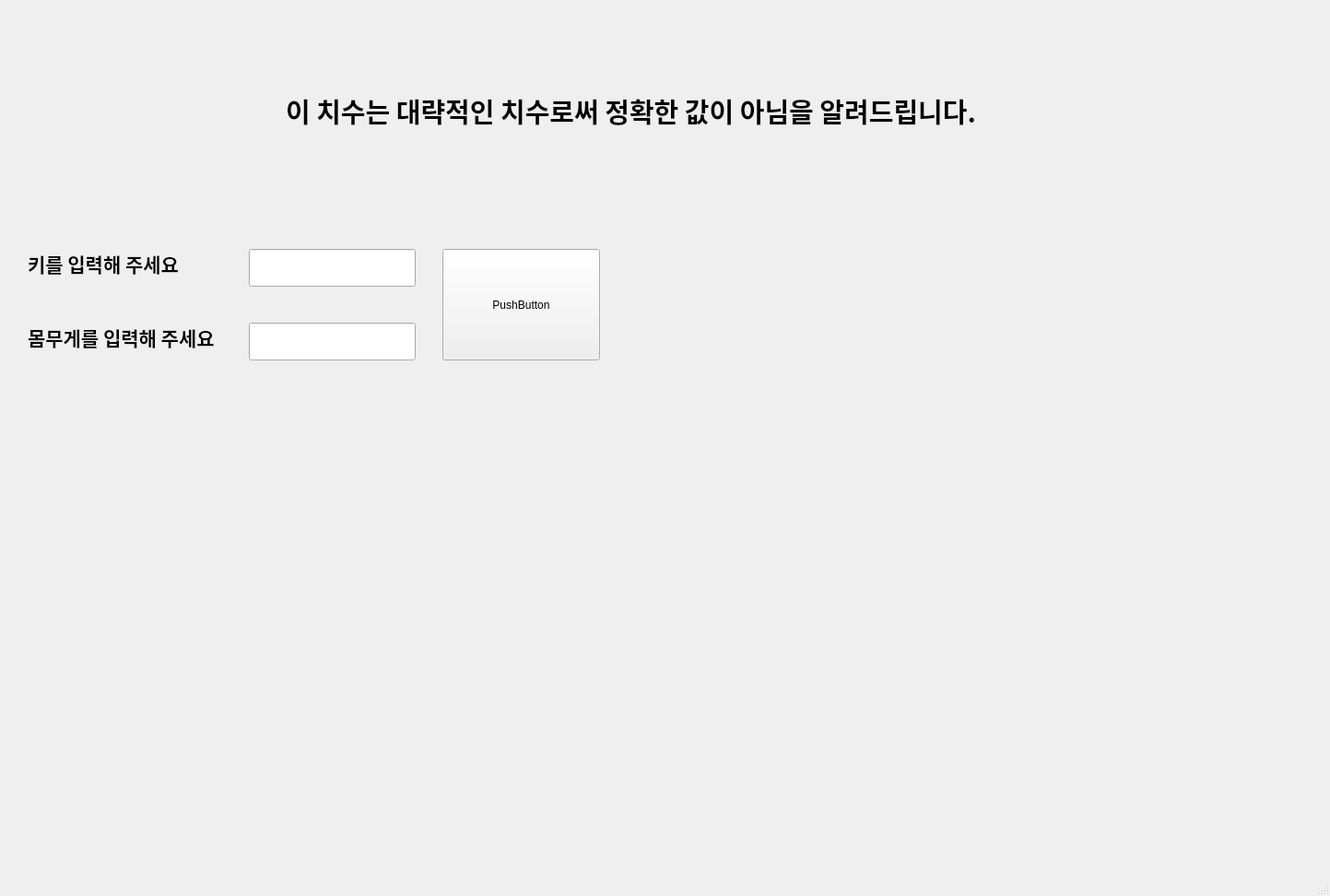
<?xml version="1.0" encoding="UTF-8"?>
<ui version="4.0">
 <class>MainWindow</class>
 <widget class="QMainWindow" name="MainWindow">
  <property name="geometry">
   <rect>
    <x>0</x>
    <y>0</y>
    <width>1443</width>
    <height>972</height>
   </rect>
  </property>
  <property name="windowTitle">
   <string>MainWindow</string>
  </property>
  <widget class="QWidget" name="centralwidget">
   <widget class="QLabel" name="label">
    <property name="geometry">
     <rect>
      <x>310</x>
      <y>70</y>
      <width>811</width>
      <height>101</height>
     </rect>
    </property>
    <property name="font">
     <font>
      <family>함초롬바탕</family>
      <pointsize>22</pointsize>
      <weight>75</weight>
      <bold>true</bold>
     </font>
    </property>
    <property name="text">
     <string>이 치수는 대략적인 치수로써 정확한 값이 아님을 알려드립니다.</string>
    </property>
   </widget>
   <widget class="QLabel" name="label_height">
    <property name="geometry">
     <rect>
      <x>30</x>
      <y>250</y>
      <width>241</width>
      <height>71</height>
     </rect>
    </property>
    <property name="font">
     <font>
      <family>맑은 고딕</family>
      <pointsize>16</pointsize>
      <weight>75</weight>
      <bold>true</bold>
     </font>
    </property>
    <property name="text">
     <string>키를 입력해 주세요</string>
    </property>
   </widget>
   <widget class="QLabel" name="label_weight">
    <property name="geometry">
     <rect>
      <x>30</x>
      <y>330</y>
      <width>241</width>
      <height>71</height>
     </rect>
    </property>
    <property name="font">
     <font>
      <family>맑은 고딕</family>
      <pointsize>16</pointsize>
      <weight>75</weight>
      <bold>true</bold>
     </font>
    </property>
    <property name="text">
     <string>몸무게를 입력해 주세요</string>
    </property>
   </widget>
   <widget class="QLineEdit" name="lineEdit_height">
    <property name="geometry">
     <rect>
      <x>270</x>
      <y>270</y>
      <width>181</width>
      <height>41</height>
     </rect>
    </property>
    <property name="font">
     <font>
      <family>맑은 고딕</family>
      <pointsize>14</pointsize>
     </font>
    </property>
   </widget>
   <widget class="QLineEdit" name="lineEdit_weight">
    <property name="geometry">
     <rect>
      <x>270</x>
      <y>350</y>
      <width>181</width>
      <height>41</height>
     </rect>
    </property>
    <property name="font">
     <font>
      <family>맑은 고딕</family>
      <pointsize>14</pointsize>
     </font>
    </property>
   </widget>
   <widget class="QPushButton" name="pushButton_total">
    <property name="geometry">
     <rect>
      <x>480</x>
      <y>270</y>
      <width>171</width>
      <height>121</height>
     </rect>
    </property>
    <property name="text">
     <string>PushButton</string>
    </property>
   </widget>
   <widget class="QLabel" name="label_size_result">
    <property name="geometry">
     <rect>
      <x>380</x>
      <y>620</y>
      <width>631</width>
      <height>71</height>
     </rect>
    </property>
    <property name="font">
     <font>
      <family>맑은 고딕</family>
      <pointsize>16</pointsize>
      <weight>75</weight>
      <bold>true</bold>
     </font>
    </property>
    <property name="text">
     <string/>
    </property>
   </widget>
   <widget class="QLabel" name="label_size_image">
    <property name="geometry">
     <rect>
      <x>700</x>
      <y>270</y>
      <width>701</width>
      <height>231</height>
     </rect>
    </property>
    <property name="text">
     <string/>
    </property>
   </widget>
  </widget>
  <widget class="QMenuBar" name="menubar">
   <property name="geometry">
    <rect>
     <x>0</x>
     <y>0</y>
     <width>1443</width>
     <height>21</height>
    </rect>
   </property>
  </widget>
  <widget class="QStatusBar" name="statusbar"/>
 </widget>
 <resources/>
 <connections/>
</ui>
